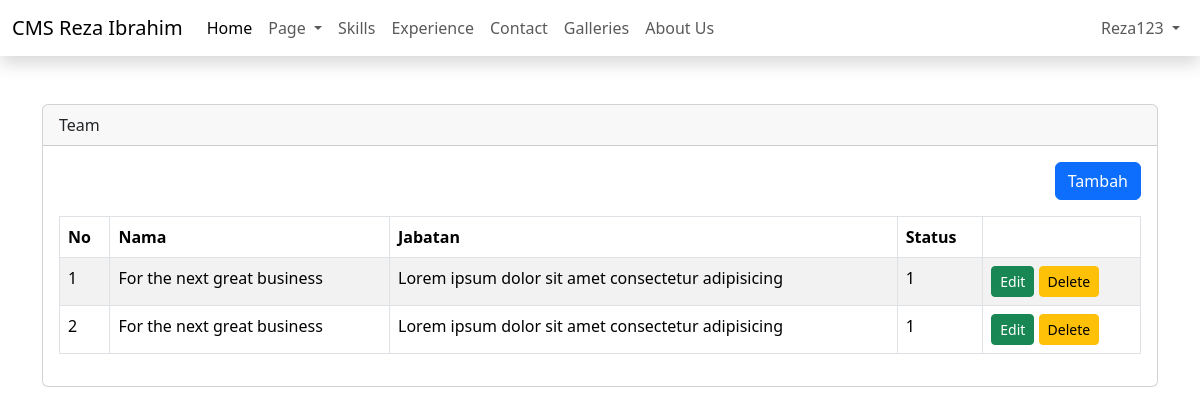
/admin/dashboard.php?page=team (signed in), run on an earlier commit of the app's database.
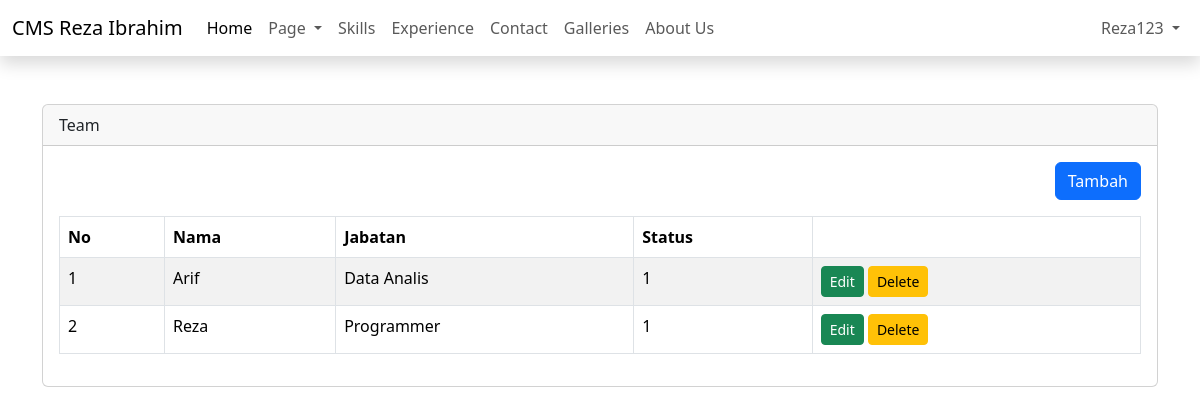
And on a later commit of the database.
### tables this page shows
CREATE TABLE `teams` (
  `id` int(11) NOT NULL,
  `name` varchar(50) NOT NULL,
  `position_name` varchar(50) NOT NULL,
  `photo` varchar(100) NOT NULL,
  `status` tinyint(1) NOT NULL DEFAULT 1,
  `created_at` timestamp NOT NULL DEFAULT current_timestamp(),
  `updated_at` timestamp NULL DEFAULT NULL ON UPDATE current_timestamp()
);

### admin/content/team.php (the view, shortened to what this page needs)
<?php
$query = mysqli_query($config, "SELECT * FROM teams ORDER BY id DESC");
$row = mysqli_fetch_all($query, MYSQLI_ASSOC);
?>
<div class="table-responsive">
    <div align="right" class="mb-3">
        <a href="?page=tambah-team" class="btn btn-primary">Tambah</a>
    </div>
    <table class="table table-bordered table-striped">
        <thead>
            <tr>
                <th>No</th>
                <th>Nama</th>
                <th>Jabatan</th>
                <th>Status</th>
                <th></th>
            </tr>
        </thead>
        <tbody>
            <?php $i = 1;
            foreach ($row as $key => $data): ?>
                <tr>
                    <td><?= $key + 1 ?></td>
                    <td><?= $data['name'] ?></td>
                    <td><?= $data['position_name'] ?></td>
                    <td><?= $data['status'] ?></td>
                    <td>
                        <a href="tambah-team.php?edit=<?php echo $data['id'] ?> ?>" class="btn btn-success btn-sm">Edit</a>
                        <a onclick="return confirm('Are you sure??')"
                            href="user.php?delete=<?php echo $data['id'] ?>" class="btn btn-warning btn-sm">Delete</a>
                    </td>
                </tr>
            <?php endforeach ?>
        </tbody>
    </table>
</div>

What changed in the data, as far as the page shows it:
changed teams: name "For the next great business" → "Arif"; position_name "Lorem ipsum dolor sit amet consectetur adipisicing" → "Data Analis"
changed teams: name "For the next great business" → "Reza"; position_name "Lorem ipsum dolor sit amet consectetur adipisicing" → "Programmer"
